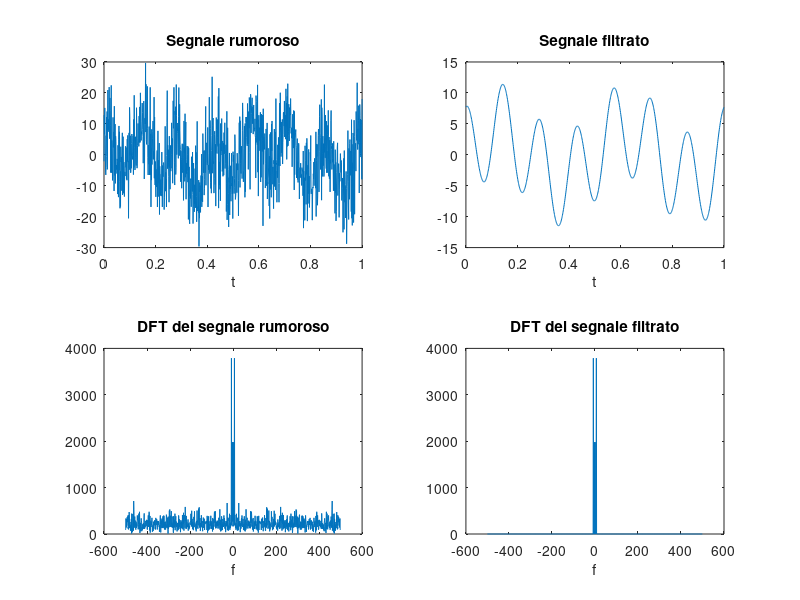

The MATLAB script that drew this image:
fs = 1000;
Ts = 1/fs;

t = [0:Ts:1];

x = 4*sin(2*pi*2*t)+7*cos(2*pi*7*t);


N = size(x);
N = N(2);

f = ([0:N-1]/N-1/2)*fs;


x_n = x + 8*randn(size(x));

plot(x_n);

X_N = fftshift(fft(x_n));

subplot(2,2,1);
plot(t,x_n);

title('Segnale rumoroso');
xlabel('t');

subplot(2,2,3);
plot(f,abs(X_N));

title('DFT del segnale rumoroso');
xlabel('f');


filter = (abs(X_N) >= max(abs(X_N))*0.5);

x_c = real(ifft(ifftshift(filter.*X_N)));
subplot(2,2,2);
plot(t,x_c);

title('Segnale filtrato');
xlabel('t');

subplot(2,2,4);
plot(f,abs(filter.*X_N));

title('DFT del segnale filtrato');
xlabel('f');

